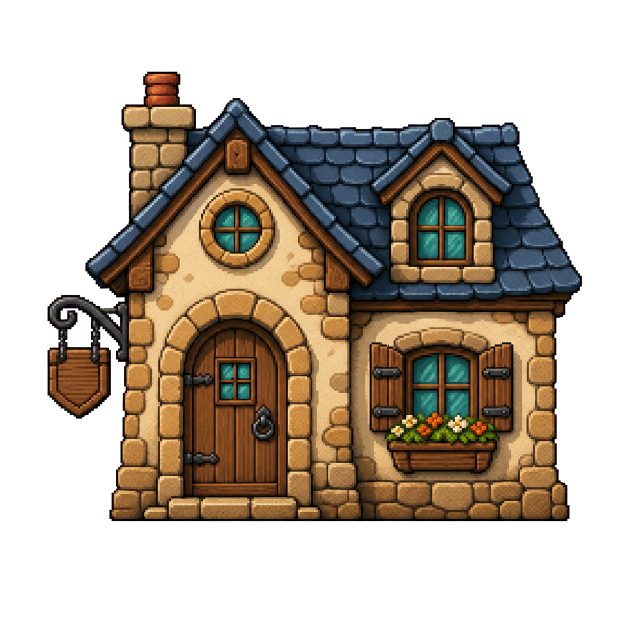
#> input picture assets/houses/puzzle_house_front.png, 1254 x 1254 px (shown at 1/2 size)
$ python prepare_world_art.py
#> lines starting #> are read from the running program, lines starting #| are printed output that depends on the picture
#!/usr/bin/env python3
"""Build silhouette-matched building pairs and low town foliage variants."""

from pathlib import Path

from PIL import Image, ImageDraw, ImageEnhance


ROOT = Path(__file__).resolve().parents[1]
HOUSES = ROOT / "assets" / "houses"
TOWN = ROOT / "assets" / "town"


def load_rgba(path: Path) -> Image.Image:
	return Image.open(path).convert("RGBA")
#> returned value is the input picture: PIL image 1254x1254 RGBA; mean R, G, B, A 51.9, 41, 28.3, 117.7
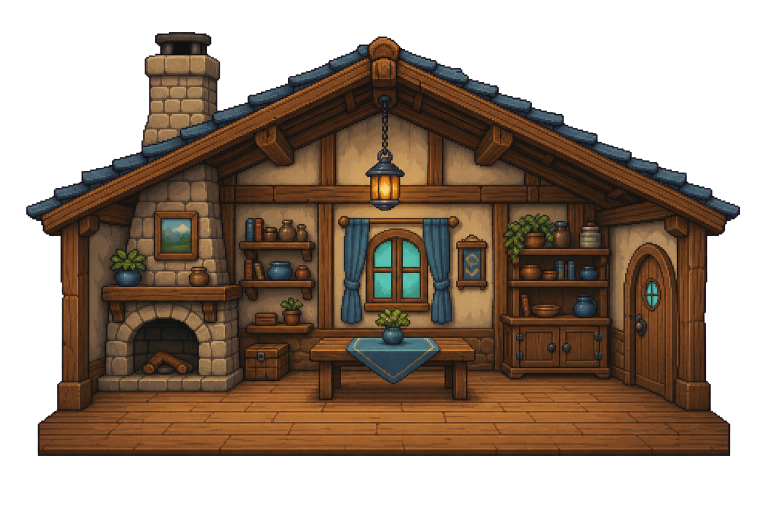
#> input picture assets/houses/puzzle_house_back.png, 1536 x 1024 px (shown at 1/2 size)
#> in load_rgba, returned value is the input picture: PIL image 1536x1024 RGBA; mean R, G, B, A 56.1, 39.1, 25.1, 150.8


def alpha_bbox(image: Image.Image) -> tuple[int, int, int, int]:
	bbox = image.getchannel("A").getbbox()
#> bbox = (94, 143, 1165, 1043)
	if bbox is None:
		raise ValueError(f"{image} has no visible pixels")
	return bbox


def fit_visible_to_bbox(source: Image.Image, canvas_size: tuple[int, int], target_bbox: tuple[int, int, int, int]) -> Image.Image:
#> called with canvas_size = (1254, 1254), target_bbox = (94, 143, 1165, 1043)
	crop = source.crop(alpha_bbox(source))
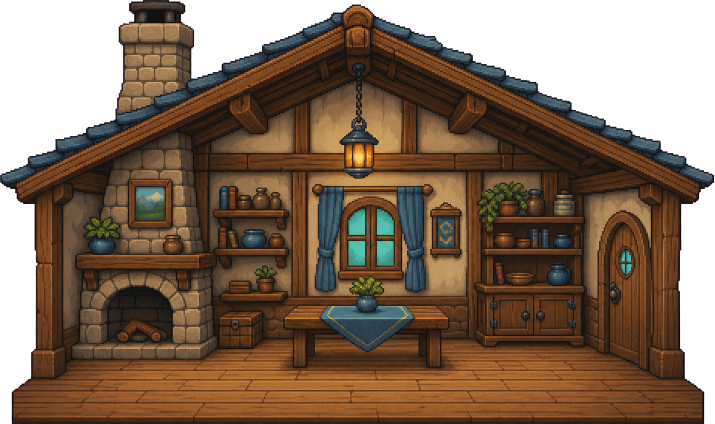
#> crop: PIL image 1429x848 RGBA (shown at 1/2 size); mean R, G, B, A 72.8, 50.8, 32.5, 195.7; transparent parts drawn white
	target_w = target_bbox[2] - target_bbox[0]
#> target_w = 1071
	target_h = target_bbox[3] - target_bbox[1]
#> target_h = 900
	resized = crop.resize((target_w, target_h), Image.Resampling.LANCZOS)
	canvas = Image.new("RGBA", canvas_size, (0, 0, 0, 0))
#> canvas: PIL image 1254x1254 RGBA; every value is 0
	canvas.alpha_composite(resized, (target_bbox[0], target_bbox[1]))
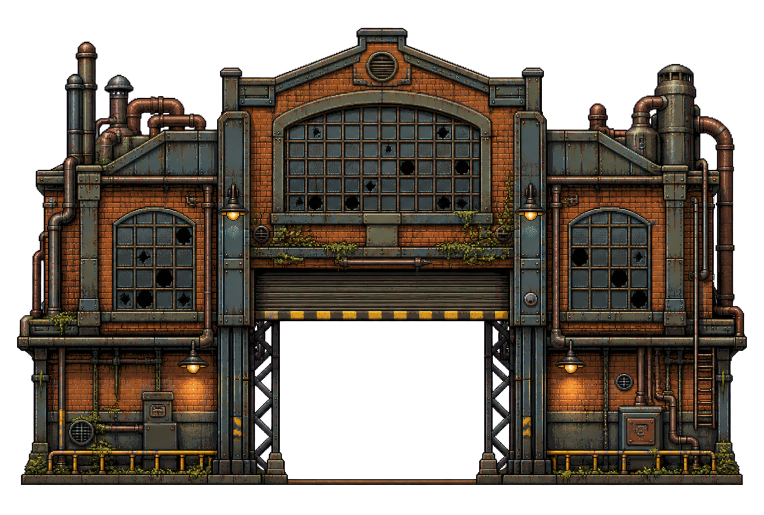
#> input picture assets/houses/lightboard_factory_front.png, 1528 x 1029 px (shown at 1/2 size)
#> in load_rgba, returned value is the input picture: PIL image 1528x1029 RGBA; mean R, G, B, A 42.2, 34.4, 26.1, 158.7
	return canvas


def apply_exact_alpha(image: Image.Image, alpha: Image.Image) -> Image.Image:
	result = image.copy()
	result.putalpha(alpha)
	return result


def add_closed_factory_door(front: Image.Image) -> Image.Image:
	result = front.copy()
	door = Image.new("RGBA", result.size, (0, 0, 0, 0))
#> door: PIL image 1528x1029 RGBA; every value is 0
	draw = ImageDraw.Draw(door)
	x0, y0, x1, y1 = 510, 614, 1005, 963
	draw.rectangle((x0, y0, x1, y1), fill=(45, 50, 50, 255))
	for y in range(y0 + 8, y1, 15):
		draw.line((x0, y, x1, y), fill=(18, 23, 25, 255), width=4)
		draw.line((x0, y + 4, x1, y + 4), fill=(82, 78, 65, 210), width=2)
	for x in (x0 + 10, x1 - 10):
		draw.line((x, y0, x, y1), fill=(22, 28, 30, 255), width=7)
	for x in range(x0 + 34, x1 - 20, 54):
		for y in range(y0 + 25, y1 - 10, 45):
			draw.ellipse((x, y, x + 5, y + 5), fill=(127, 103, 70, 220))
	draw.rectangle((x0, y1 - 25, x1, y1), fill=(38, 42, 41, 255))
	for x in range(x0, x1, 40):
		draw.polygon(((x, y1 - 25), (x + 20, y1 - 25), (x + 40, y1), (x + 20, y1)), fill=(179, 130, 43, 255))
	result.alpha_composite(door)
#> result: PIL image 1528x1029 RGBA
	return result


def color_grade(image: Image.Image, tint: tuple[int, int, int], amount: float, saturation: float) -> Image.Image:
	alpha = image.getchannel("A")
	rgb = ImageEnhance.Color(image.convert("RGB")).enhance(saturation)
	overlay = Image.new("RGB", image.size, tint)
	rgb = Image.blend(rgb, overlay, amount)
	result = rgb.convert("RGBA")
	result.putalpha(alpha)
	return result


def add_dance_hall_emblem(image: Image.Image) -> Image.Image:
	result = image.copy()
	alpha = result.getchannel("A")
	draw = ImageDraw.Draw(result)
	ink = (48, 28, 31, 255)
	draw.line((181, 653, 181, 752), fill=ink, width=15)
	draw.line((181, 653, 226, 638), fill=ink, width=15)
	draw.line((226, 638, 226, 714), fill=ink, width=13)
	draw.ellipse((139, 732, 188, 774), fill=ink)
	draw.ellipse((190, 696, 232, 734), fill=ink)
	result.putalpha(alpha)
	return result


def build_pair(front: Image.Image, back: Image.Image) -> tuple[Image.Image, Image.Image]:
	if back.size != front.size:
		back = fit_visible_to_bbox(back, front.size, alpha_bbox(front))
	else:
		back = fit_visible_to_bbox(back, front.size, alpha_bbox(front))
	mask = front.getchannel("A")
	return apply_exact_alpha(front, mask), apply_exact_alpha(back, mask)


def save_pair(prefix: str, front: Image.Image, back: Image.Image) -> None:
	front.save(HOUSES / f"{prefix}_front.png", optimize=True)
	back.save(HOUSES / f"{prefix}_back.png", optimize=True)


def build_buildings() -> None:
	house_front = load_rgba(HOUSES / "puzzle_house_front.png")
	house_back = load_rgba(HOUSES / "puzzle_house_back.png")
	house_front, house_back = build_pair(house_front, house_back)
	save_pair("puzzle_house_matched", house_front, house_back)

	dance_front = add_dance_hall_emblem(color_grade(house_front, (112, 55, 50), 0.10, 0.92))
	dance_back = color_grade(house_back, (139, 75, 45), 0.08, 0.95)
	save_pair("old_dance_hall", dance_front, dance_back)

	factory_front = add_closed_factory_door(load_rgba(HOUSES / "lightboard_factory_front.png"))
	factory_back = load_rgba(HOUSES / "lightboard_factory_back.png")
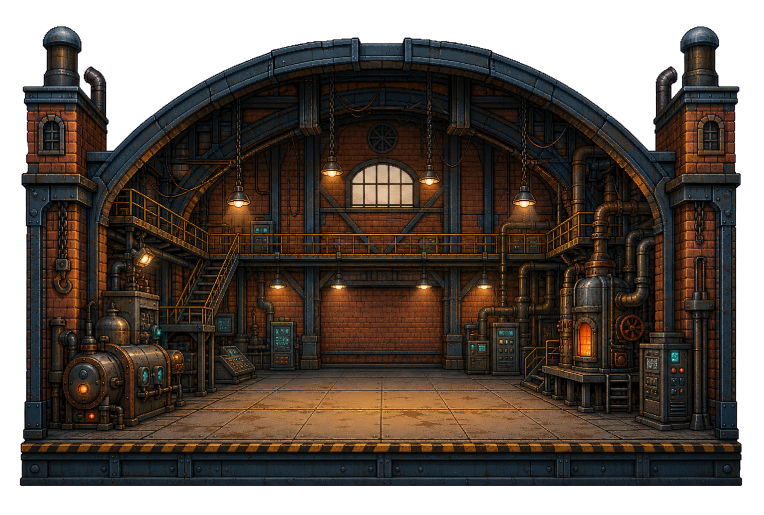
#> input picture assets/houses/lightboard_factory_back.png, 1528 x 1029 px (shown at 1/2 size)
#> in load_rgba, returned value is the input picture: PIL image 1528x1029 RGBA; mean R, G, B, A 40.8, 31.4, 24, 191.7
	factory_front, factory_back = build_pair(factory_front, factory_back)
	save_pair("lightboard_factory_matched", factory_front, factory_back)

	workshop_front = color_grade(factory_front, (49, 78, 81), 0.12, 0.78)
	workshop_back = color_grade(factory_back, (47, 74, 77), 0.10, 0.82)
	save_pair("dam_workshop", workshop_front, workshop_back)


def build_foliage() -> None:
	line = load_rgba(TOWN / "town_distant_tree_line.png")
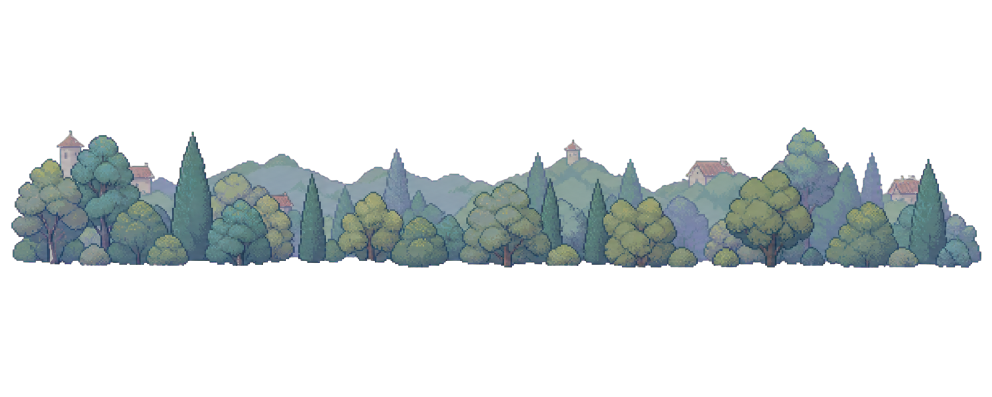
#> input picture assets/town/town_distant_tree_line.png, 1983 x 793 px (shown at 1/2 size)
#> in load_rgba, returned value is the input picture: PIL image 1983x793 RGBA; mean R, G, B, A 25.6, 30.6, 31, 59.5
	regions = [
		(15, 220, 395, 540),
		(330, 220, 745, 540),
		(700, 220, 1120, 540),
		(1060, 220, 1510, 540),
		(1450, 220, 1975, 540),
	]
	for index, region in enumerate(regions, start=1):
		crop = line.crop(region)
		visible = alpha_bbox(crop)
		crop = crop.crop((visible[0], visible[1], visible[2], visible[3]))
		crop.save(TOWN / f"foreground_cluster_{index:02d}.png", optimize=True)
#> this loop made 5 passes
#> visible on passes 1 to 5: (7, 40, 380, 313), (0, 42, 415, 313), (0, 76, 420, 316), (0, 58, 450, 316), (0, 34, 513, 316)
#> pass 1, in build_foliage, `crop = line.crop(region)`:
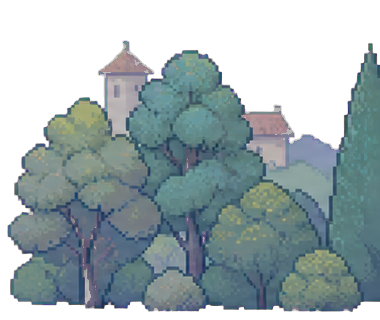
#> crop: PIL image 380x320 RGBA; mean R, G, B, A 65.4, 79.7, 82.5, 160.3; transparent parts drawn white
#> after the loop:
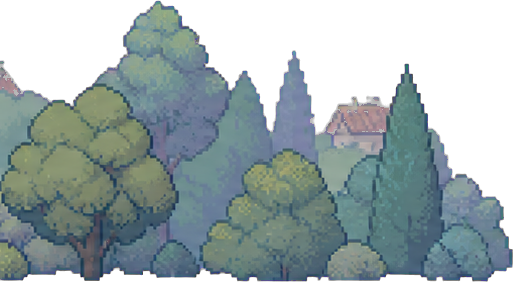
#> crop: PIL image 513x282 RGBA; mean R, G, B, A 68.9, 82.6, 83.9, 164.9; transparent parts drawn white


def main() -> None:
	build_buildings()
	build_foliage()


if __name__ == "__main__":
	main()
